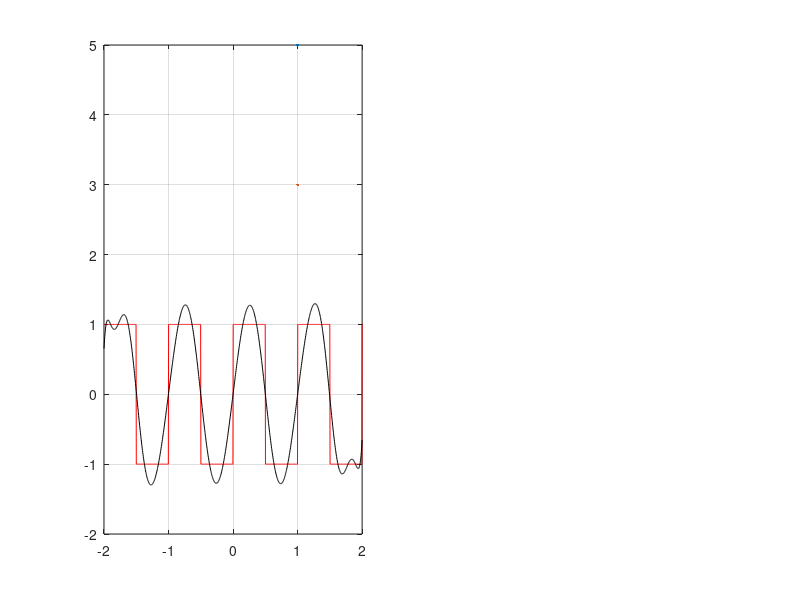

The MATLAB script that drew this image: (Note: this script raises an error after producing the figure.)
clc,clear,close all,warning off;
% Least Squares Based Trigonometric Fourier Series
% Written By: Rasit Evduzen
% 05-Apr-2024
%% LSE Based Fourier Series Decomposition

TimeVec = linspace(-2,2,1e3)';
SignalSquareWave = square(TimeVec*2*pi);
SignalSawWave = sawtooth(TimeVec*2*pi);

NoHmax = 2e2; % Number of Harmonics
figure('units','normalized','outerposition',[0 0 1 1],'color','w')
for NoH = 1:NoHmax

    ASquare = [];
    bSquare = SignalSquareWave;
    for i=1:NoH
        ASquare = [ASquare sin(TimeVec*i)];
    end

    xLseSquare = ASquare\bSquare;   % LSE Solution -> inv(A'*A)*A'*b;
    FSsignalSquareWave = 0;
    for i=1:NoH
        FSsignalSquareWave = [FSsignalSquareWave +  xLseSquare(i)*sin(TimeVec*i)];
    end

    ASaw = [];
    bSaw = SignalSawWave;
    for i=1:NoH
        ASaw = [ASaw sin(TimeVec*i)];
    end

    xLseSaw = ASaw\bSaw;   % LSE Solution -> inv(A'*A)*A'*b;
    FSsignalSawWave = 0;
    for i=1:NoH
        FSsignalSawWave = [FSsignalSawWave +  xLseSaw(i)*sin(TimeVec*i)];
    end

    % Plot Result
    clf
    subplot(121)
    plot(TimeVec,SignalSquareWave,'r',LineWidth=5),hold on,grid
    plot(TimeVec,FSsignalSquareWave,'k',LineWidth=3)
    title(["Square Wave LSE Based Fourier Series Decomposition", "Number of Harmonics -> "+num2str(NoH)])
    xlabel("Time [Sn]"),ylabel("Square Wave"),axis([min(TimeVec) max(TimeVec) -1.5 1.5])

    subplot(122)
    plot(TimeVec,SignalSawWave,'r',LineWidth=5),hold on,grid
    plot(TimeVec,FSsignalSawWave,'k',LineWidth=3)
    title(["SawTooth Wave LSE Based Fourier Series Decomposition", "Number of Harmonics -> "+num2str(NoH)])
    xlabel("Time [Sn]"),ylabel("SawTooth Wave"),axis([min(TimeVec) max(TimeVec) -1.5 1.5])

    drawnow
end

